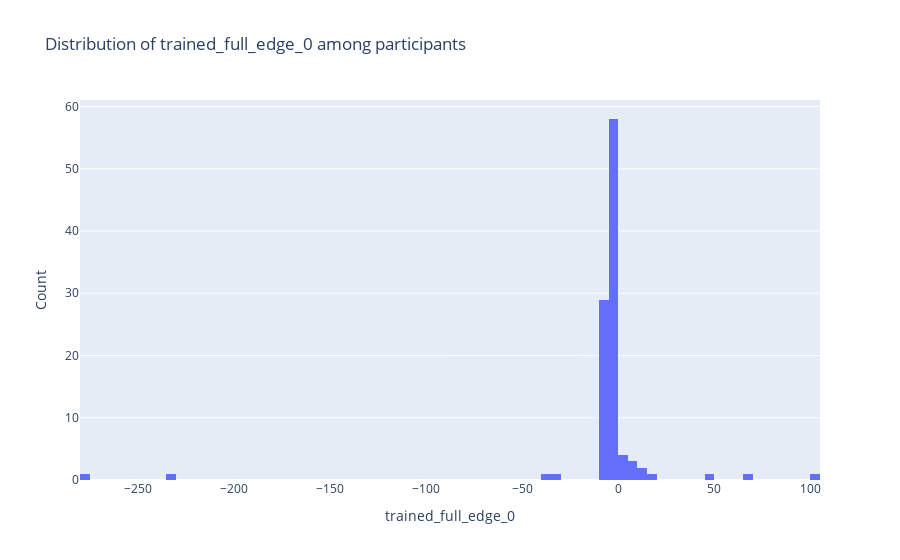

Notebook source saved alongside this figure:
### Code cell
fig = go.Figure(data=[go.Histogram(x=model_results["trained_full_edge_0"],nbinsx=160)])
fig.update_layout(
    title_text='Distribution of trained_full_edge_0 among participants', # title of plot
    xaxis_title_text='trained_full_edge_0', # xaxis label
    yaxis_title_text='Count', # yaxis label
)
fig.show()

### Figure 1 — Plotly figure (JSON) as saved in the notebook; plotly's stock layout.template omitted (floating-point values rounded to 4 significant figures)
{"data": [{"nbinsx": 160, "type": "histogram", "x": [-5.14, -0.1618, -1.308, -4.682, -1.105, -5.977, -0.2662, -0.4398, 66.13, -1.335, -0.6158, -1.311, -5.276, 0.9145, -5.235, -5.435, -3.851, -5.02, -0.7904, -0.2792, -0.3231, -1.306, 19.45, -0.9895, 13.27, -0.9113, -2.846, 0.9454, -0.5163, -232.0, -1.042, -1.43, -7.035, -1.123, -7.098, -5.763, -35.58, -0.08279, -5.102, 5.003, -4.512, -0.01017, -0.739, -1.693, -1.337, -0.9741, -0.4933, -6.058, -9.059, -4.252, -0.6758, -5.88, -0.2179, -0.8778, -0.1152, -2.183, -5.124, -6.094, -30.05, -275.5, -6.794, -0.5292, 6.823, -1.005, 0.4264, -0.5704, -0.8848, -5.813, -4.558, -6.049, -0.5878, -1.137, -0.246, -1.36, 14.41, -8.296, 104.5, -5.556, -0.7354, 1.008, -1.022, -5.352, -5.021, -0.9596, 6.075, -1.297, -0.06333, -9.945, -1.183, -4.163, -0.359, -5.039, 49.16, -0.7901, -7.956, -7.742, -0.004038, -5.477, -0.02099, -5.694, -5.146, -1.164, -1.298, -0.9064]}], "layout": {"title": {"text": "Distribution of trained_full_edge_0 among participants"}, "xaxis": {"title": {"text": "trained_full_edge_0"}}, "yaxis": {"title": {"text": "Count"}}}}
